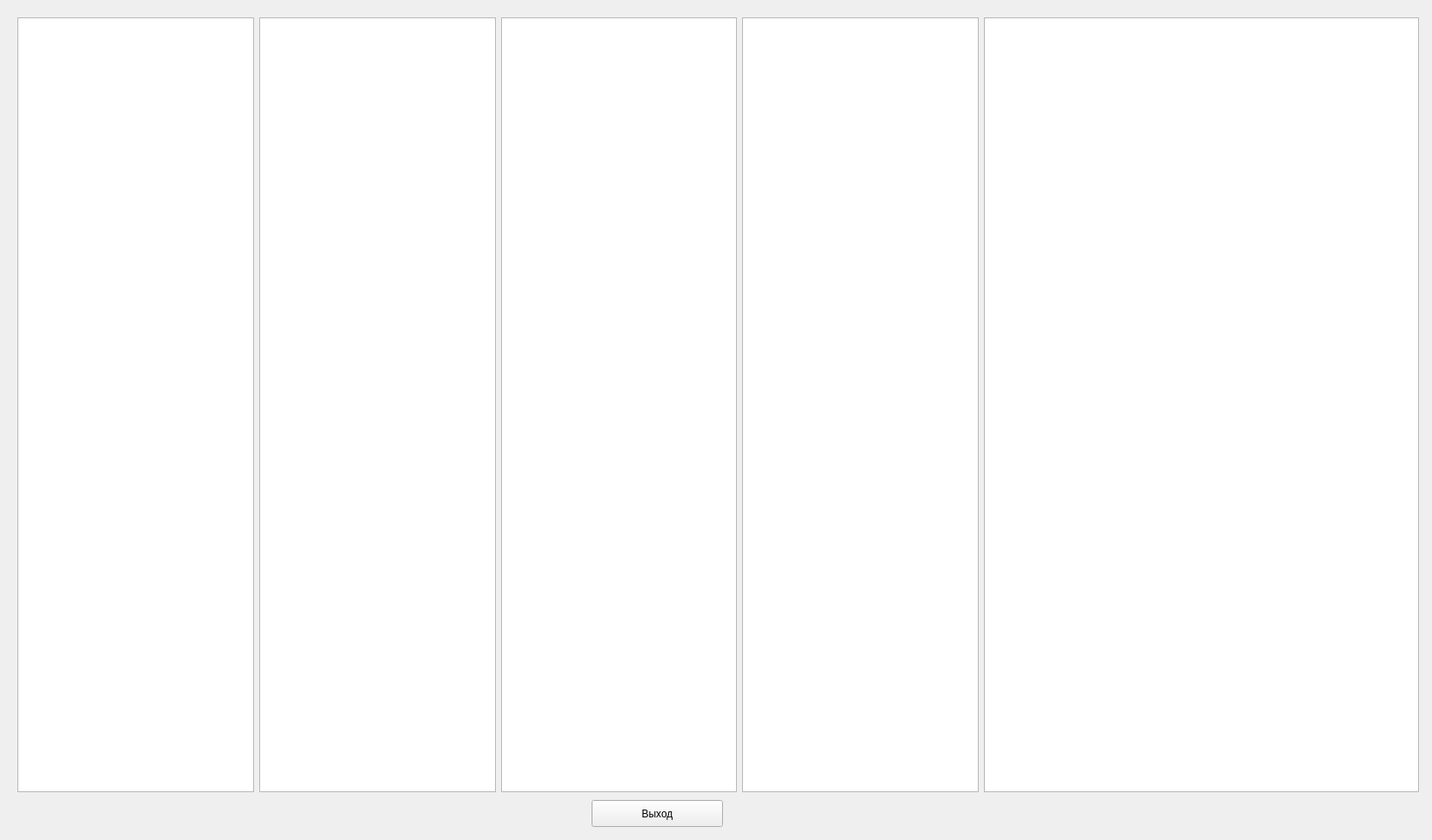
<?xml version="1.0" encoding="UTF-8"?>
<ui version="4.0">
 <class>Price</class>
 <widget class="QWidget" name="Price">
  <property name="geometry">
   <rect>
    <x>0</x>
    <y>0</y>
    <width>1646</width>
    <height>966</height>
   </rect>
  </property>
  <property name="windowTitle">
   <string>Form</string>
  </property>
  <widget class="QPushButton" name="exit_price">
   <property name="geometry">
    <rect>
     <x>680</x>
     <y>920</y>
     <width>151</width>
     <height>31</height>
    </rect>
   </property>
   <property name="text">
    <string>Выход</string>
   </property>
  </widget>
  <widget class="QWidget" name="horizontalLayoutWidget">
   <property name="geometry">
    <rect>
     <x>20</x>
     <y>20</y>
     <width>1611</width>
     <height>891</height>
    </rect>
   </property>
   <layout class="QHBoxLayout" name="horizontalLayout">
    <item>
     <widget class="QTextBrowser" name="protein"/>
    </item>
    <item>
     <widget class="QTextBrowser" name="creatin"/>
    </item>
    <item>
     <widget class="QTextBrowser" name="batonchic"/>
    </item>
    <item>
     <widget class="QTextBrowser" name="baikal"/>
    </item>
    <item>
     <widget class="QTextBrowser" name="abonement">
      <property name="minimumSize">
       <size>
        <width>500</width>
        <height>0</height>
       </size>
      </property>
     </widget>
    </item>
   </layout>
  </widget>
 </widget>
 <resources/>
 <connections/>
</ui>
